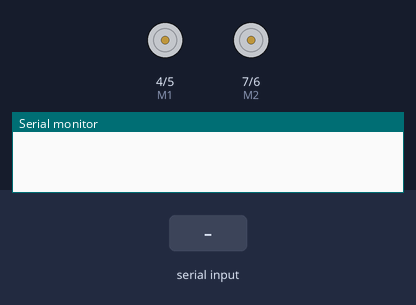
The sketch below on a simulated Arduino Uno, built with avr-gcc and run on an emulated ATmega328P. On the bench: direction and speed pins drawn as motors (green arrow = direction pin HIGH = forward, orange = LOW = backward, longer = more drive), the last lines printed to the serial monitor. The test bench sets the inputs (shaded band).

Above: at 1.2 s.
1.3 s: "90,45\n" received over Serial
At 2.0 s:
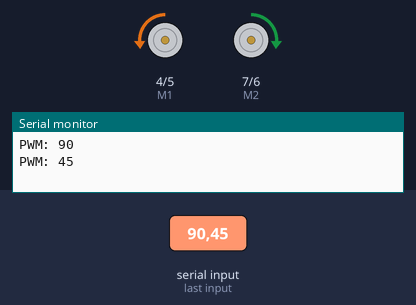
3.8 s: "30,150\n" received over Serial
At 4.6 s:
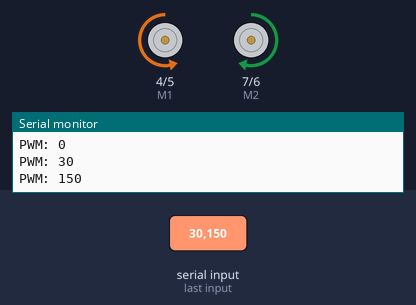
6.3 s: "200\n" received over Serial
At 6.9 s:
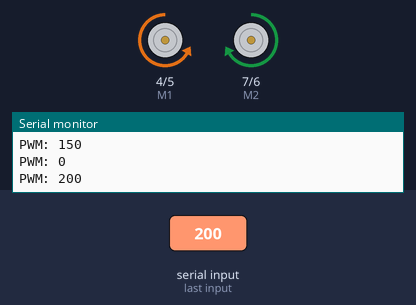
Timing chart, 0 to 9.3 s (numbered marks = the images above; inputs shaded):
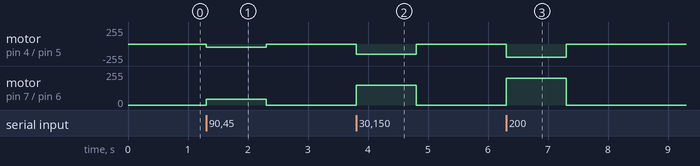

The sketch:

motorTestWithVariableSpeeds.ino
```cpp
//Arduino PWM Speed Control：
int E1 = 5;
int M1 = 4;
int E2 = 6;
int M2 = 7;
int i;

void setup()
{
  Serial.begin(9600);
  pinMode(M1, OUTPUT);
  pinMode(M2, OUTPUT);
  digitalWrite(M1, LOW);
  digitalWrite(M2, HIGH);
}

void loop()
{

  if(Serial.available() >0)
    writeMotor();
}

void writeMotor()
{
  // read the incoming byte:
  i = Serial.parseInt();

  // say what you got:
  Serial.print("PWM: ");
  Serial.println(i, DEC);
  analogWrite(E2, i);   //PWM Speed Control
  analogWrite(E1, i);   //PWM Speed Control
}
```

Measured:
- after the input at 1.3 s, motor on pin 4 (M1) / pin 5 (E1): stopped → backward 45/255 at once, → stopped 1.0 s later; motor on pin 7 (M2) / pin 6 (E2): stopped → forward 45/255 at once, → stopped 1.0 s later
- after the input at 3.8 s, motor on pin 4 (M1) / pin 5 (E1): stopped → backward 150/255 at once, → stopped 1.0 s later; motor on pin 7 (M2) / pin 6 (E2): stopped → forward 150/255 at once, → stopped 1.0 s later
- after the input at 6.3 s, motor on pin 4 (M1) / pin 5 (E1): stopped → backward 200/255 at once, → stopped 1.0 s later; motor on pin 7 (M2) / pin 6 (E2): stopped → forward 200/255 at once, → stopped 1.0 s later
